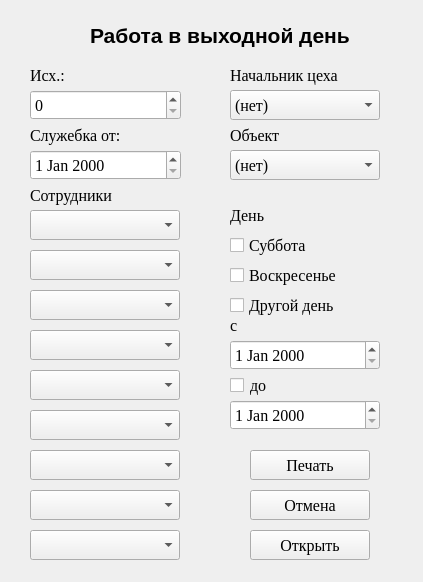
<?xml version="1.0" encoding="UTF-8"?>
<ui version="4.0">
 <class>Form</class>
 <widget class="QWidget" name="Form">
  <property name="geometry">
   <rect>
    <x>0</x>
    <y>0</y>
    <width>423</width>
    <height>582</height>
   </rect>
  </property>
  <property name="windowTitle">
   <string>Form</string>
  </property>
  <widget class="QDateEdit" name="d_from">
   <property name="enabled">
    <bool>true</bool>
   </property>
   <property name="geometry">
    <rect>
     <x>230</x>
     <y>340</y>
     <width>150</width>
     <height>30</height>
    </rect>
   </property>
   <property name="font">
    <font>
     <family>Times New Roman</family>
     <pointsize>12</pointsize>
    </font>
   </property>
  </widget>
  <widget class="QDateEdit" name="d_to">
   <property name="geometry">
    <rect>
     <x>230</x>
     <y>400</y>
     <width>150</width>
     <height>30</height>
    </rect>
   </property>
   <property name="font">
    <font>
     <family>Times New Roman</family>
     <pointsize>12</pointsize>
    </font>
   </property>
  </widget>
  <widget class="QLabel" name="label">
   <property name="geometry">
    <rect>
     <x>230</x>
     <y>310</y>
     <width>49</width>
     <height>30</height>
    </rect>
   </property>
   <property name="font">
    <font>
     <family>Times New Roman</family>
     <pointsize>12</pointsize>
    </font>
   </property>
   <property name="text">
    <string>с</string>
   </property>
  </widget>
  <widget class="QLabel" name="label_2">
   <property name="geometry">
    <rect>
     <x>250</x>
     <y>370</y>
     <width>31</width>
     <height>30</height>
    </rect>
   </property>
   <property name="font">
    <font>
     <family>Times New Roman</family>
     <pointsize>12</pointsize>
    </font>
   </property>
   <property name="text">
    <string>до</string>
   </property>
  </widget>
  <widget class="QComboBox" name="cb_object">
   <property name="geometry">
    <rect>
     <x>230</x>
     <y>150</y>
     <width>150</width>
     <height>30</height>
    </rect>
   </property>
   <property name="font">
    <font>
     <family>Times New Roman</family>
     <pointsize>12</pointsize>
    </font>
   </property>
   <item>
    <property name="text">
     <string>(нет)</string>
    </property>
   </item>
  </widget>
  <widget class="QLabel" name="label_3">
   <property name="geometry">
    <rect>
     <x>230</x>
     <y>120</y>
     <width>49</width>
     <height>30</height>
    </rect>
   </property>
   <property name="font">
    <font>
     <family>Times New Roman</family>
     <pointsize>12</pointsize>
    </font>
   </property>
   <property name="text">
    <string>Объект</string>
   </property>
  </widget>
  <widget class="QLabel" name="label_4">
   <property name="geometry">
    <rect>
     <x>230</x>
     <y>200</y>
     <width>49</width>
     <height>30</height>
    </rect>
   </property>
   <property name="font">
    <font>
     <family>Times New Roman</family>
     <pointsize>12</pointsize>
    </font>
   </property>
   <property name="text">
    <string>День</string>
   </property>
  </widget>
  <widget class="QLabel" name="label_5">
   <property name="geometry">
    <rect>
     <x>30</x>
     <y>180</y>
     <width>101</width>
     <height>30</height>
    </rect>
   </property>
   <property name="font">
    <font>
     <family>Times New Roman</family>
     <pointsize>12</pointsize>
    </font>
   </property>
   <property name="text">
    <string>Сотрудники</string>
   </property>
  </widget>
  <widget class="QLabel" name="label_6">
   <property name="geometry">
    <rect>
     <x>90</x>
     <y>20</y>
     <width>271</width>
     <height>30</height>
    </rect>
   </property>
   <property name="font">
    <font>
     <pointsize>16</pointsize>
     <bold>true</bold>
    </font>
   </property>
   <property name="text">
    <string>Работа в выходной день</string>
   </property>
  </widget>
  <widget class="QCheckBox" name="cb_sub">
   <property name="geometry">
    <rect>
     <x>230</x>
     <y>230</y>
     <width>150</width>
     <height>30</height>
    </rect>
   </property>
   <property name="font">
    <font>
     <family>Times New Roman</family>
     <pointsize>12</pointsize>
    </font>
   </property>
   <property name="text">
    <string>Суббота</string>
   </property>
  </widget>
  <widget class="QCheckBox" name="cb_sun">
   <property name="geometry">
    <rect>
     <x>230</x>
     <y>260</y>
     <width>150</width>
     <height>30</height>
    </rect>
   </property>
   <property name="font">
    <font>
     <family>Times New Roman</family>
     <pointsize>12</pointsize>
    </font>
   </property>
   <property name="text">
    <string>Воскресенье</string>
   </property>
  </widget>
  <widget class="QCheckBox" name="cb_other">
   <property name="geometry">
    <rect>
     <x>230</x>
     <y>290</y>
     <width>150</width>
     <height>30</height>
    </rect>
   </property>
   <property name="font">
    <font>
     <family>Times New Roman</family>
     <pointsize>12</pointsize>
    </font>
   </property>
   <property name="text">
    <string>Другой день</string>
   </property>
  </widget>
  <widget class="QPushButton" name="b_ok">
   <property name="geometry">
    <rect>
     <x>250</x>
     <y>450</y>
     <width>120</width>
     <height>30</height>
    </rect>
   </property>
   <property name="font">
    <font>
     <family>Times New Roman</family>
     <pointsize>12</pointsize>
    </font>
   </property>
   <property name="text">
    <string>Печать</string>
   </property>
  </widget>
  <widget class="QPushButton" name="b_cancel">
   <property name="geometry">
    <rect>
     <x>250</x>
     <y>490</y>
     <width>120</width>
     <height>30</height>
    </rect>
   </property>
   <property name="font">
    <font>
     <family>Times New Roman</family>
     <pointsize>12</pointsize>
    </font>
   </property>
   <property name="text">
    <string>Отмена</string>
   </property>
  </widget>
  <widget class="QDateEdit" name="d_note">
   <property name="geometry">
    <rect>
     <x>30</x>
     <y>150</y>
     <width>151</width>
     <height>30</height>
    </rect>
   </property>
   <property name="font">
    <font>
     <family>Times New Roman</family>
     <pointsize>12</pointsize>
    </font>
   </property>
  </widget>
  <widget class="QLabel" name="label_7">
   <property name="geometry">
    <rect>
     <x>30</x>
     <y>120</y>
     <width>101</width>
     <height>30</height>
    </rect>
   </property>
   <property name="font">
    <font>
     <family>Times New Roman</family>
     <pointsize>12</pointsize>
    </font>
   </property>
   <property name="text">
    <string>Служебка от:</string>
   </property>
  </widget>
  <widget class="QSpinBox" name="number">
   <property name="geometry">
    <rect>
     <x>30</x>
     <y>90</y>
     <width>151</width>
     <height>30</height>
    </rect>
   </property>
   <property name="font">
    <font>
     <family>Times New Roman</family>
     <pointsize>12</pointsize>
    </font>
   </property>
   <property name="maximum">
    <number>10000</number>
   </property>
  </widget>
  <widget class="QLabel" name="label_8">
   <property name="geometry">
    <rect>
     <x>30</x>
     <y>60</y>
     <width>49</width>
     <height>30</height>
    </rect>
   </property>
   <property name="font">
    <font>
     <family>Times New Roman</family>
     <pointsize>12</pointsize>
    </font>
   </property>
   <property name="text">
    <string>Исх.:</string>
   </property>
  </widget>
  <widget class="QPushButton" name="b_open">
   <property name="geometry">
    <rect>
     <x>250</x>
     <y>530</y>
     <width>120</width>
     <height>30</height>
    </rect>
   </property>
   <property name="font">
    <font>
     <family>Times New Roman</family>
     <pointsize>12</pointsize>
    </font>
   </property>
   <property name="text">
    <string>Открыть</string>
   </property>
  </widget>
  <widget class="QComboBox" name="worker_1">
   <property name="geometry">
    <rect>
     <x>30</x>
     <y>210</y>
     <width>150</width>
     <height>30</height>
    </rect>
   </property>
   <property name="font">
    <font>
     <family>Times New Roman</family>
     <pointsize>12</pointsize>
    </font>
   </property>
  </widget>
  <widget class="QComboBox" name="worker_2">
   <property name="geometry">
    <rect>
     <x>30</x>
     <y>250</y>
     <width>150</width>
     <height>30</height>
    </rect>
   </property>
   <property name="font">
    <font>
     <family>Times New Roman</family>
     <pointsize>12</pointsize>
    </font>
   </property>
  </widget>
  <widget class="QComboBox" name="worker_3">
   <property name="geometry">
    <rect>
     <x>30</x>
     <y>290</y>
     <width>150</width>
     <height>30</height>
    </rect>
   </property>
   <property name="font">
    <font>
     <family>Times New Roman</family>
     <pointsize>12</pointsize>
    </font>
   </property>
  </widget>
  <widget class="QComboBox" name="worker_4">
   <property name="geometry">
    <rect>
     <x>30</x>
     <y>330</y>
     <width>150</width>
     <height>30</height>
    </rect>
   </property>
   <property name="font">
    <font>
     <family>Times New Roman</family>
     <pointsize>12</pointsize>
    </font>
   </property>
  </widget>
  <widget class="QComboBox" name="worker_5">
   <property name="geometry">
    <rect>
     <x>30</x>
     <y>370</y>
     <width>150</width>
     <height>30</height>
    </rect>
   </property>
   <property name="font">
    <font>
     <family>Times New Roman</family>
     <pointsize>12</pointsize>
    </font>
   </property>
  </widget>
  <widget class="QComboBox" name="worker_6">
   <property name="geometry">
    <rect>
     <x>30</x>
     <y>410</y>
     <width>150</width>
     <height>30</height>
    </rect>
   </property>
   <property name="font">
    <font>
     <family>Times New Roman</family>
     <pointsize>12</pointsize>
    </font>
   </property>
  </widget>
  <widget class="QComboBox" name="worker_7">
   <property name="geometry">
    <rect>
     <x>30</x>
     <y>450</y>
     <width>150</width>
     <height>30</height>
    </rect>
   </property>
   <property name="font">
    <font>
     <family>Times New Roman</family>
     <pointsize>12</pointsize>
    </font>
   </property>
  </widget>
  <widget class="QComboBox" name="worker_8">
   <property name="geometry">
    <rect>
     <x>30</x>
     <y>490</y>
     <width>150</width>
     <height>30</height>
    </rect>
   </property>
   <property name="font">
    <font>
     <family>Times New Roman</family>
     <pointsize>12</pointsize>
    </font>
   </property>
  </widget>
  <widget class="QComboBox" name="worker_9">
   <property name="geometry">
    <rect>
     <x>30</x>
     <y>530</y>
     <width>150</width>
     <height>30</height>
    </rect>
   </property>
   <property name="font">
    <font>
     <family>Times New Roman</family>
     <pointsize>12</pointsize>
    </font>
   </property>
  </widget>
  <widget class="QComboBox" name="cb_boss_part">
   <property name="geometry">
    <rect>
     <x>230</x>
     <y>90</y>
     <width>150</width>
     <height>30</height>
    </rect>
   </property>
   <property name="font">
    <font>
     <family>Times New Roman</family>
     <pointsize>12</pointsize>
    </font>
   </property>
   <item>
    <property name="text">
     <string>(нет)</string>
    </property>
   </item>
  </widget>
  <widget class="QLabel" name="label_13">
   <property name="geometry">
    <rect>
     <x>230</x>
     <y>60</y>
     <width>121</width>
     <height>30</height>
    </rect>
   </property>
   <property name="font">
    <font>
     <family>Times New Roman</family>
     <pointsize>12</pointsize>
    </font>
   </property>
   <property name="text">
    <string>Начальник цеха</string>
   </property>
  </widget>
  <widget class="QCheckBox" name="cb_to">
   <property name="geometry">
    <rect>
     <x>230</x>
     <y>370</y>
     <width>21</width>
     <height>30</height>
    </rect>
   </property>
   <property name="text">
    <string/>
   </property>
  </widget>
 </widget>
 <resources/>
 <connections/>
</ui>
